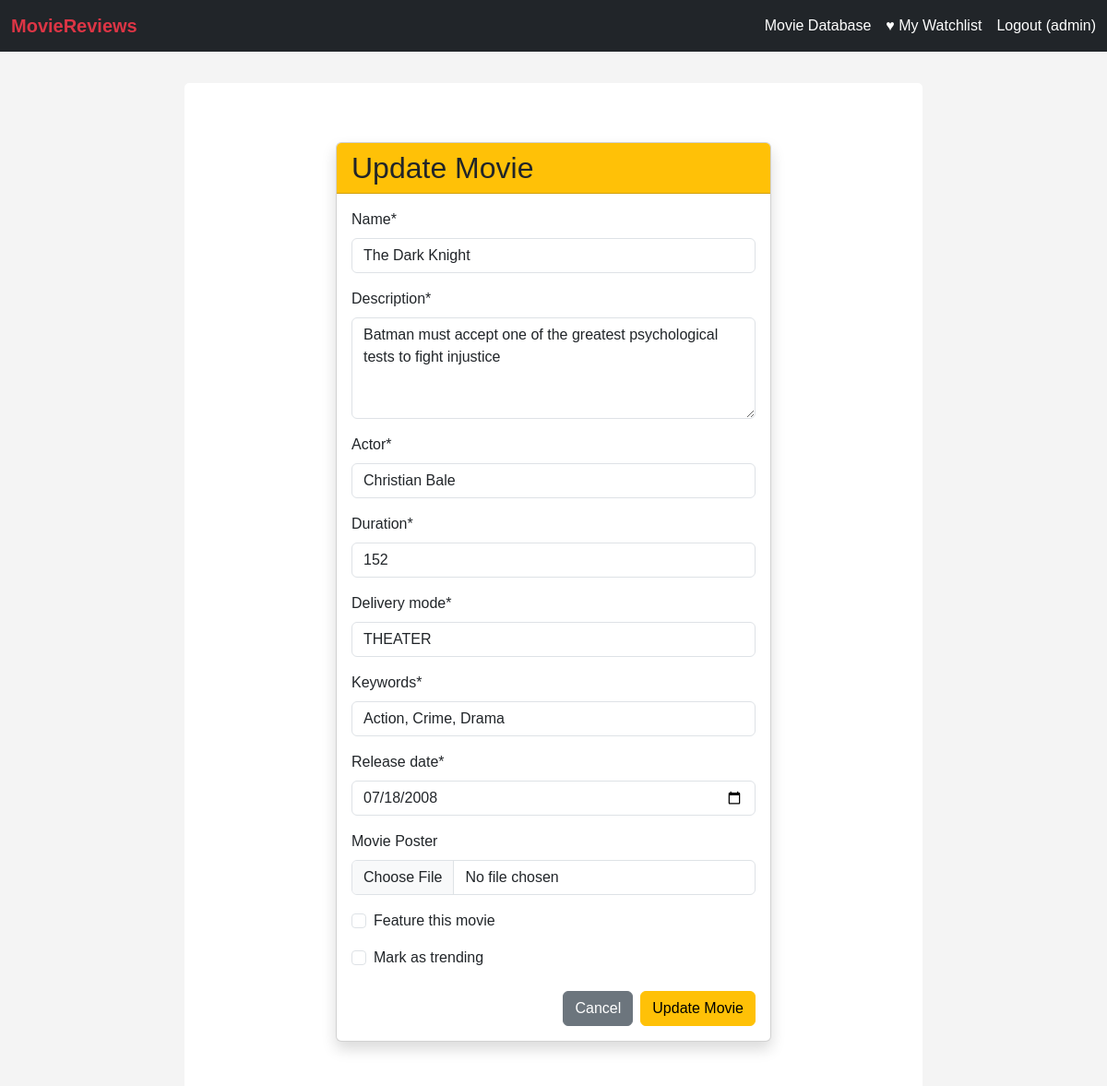
The page /movies/movie-database/update/2/ (signed in) on the database its author committed.
### movies/models.py (models this page shows, shortened)
class Movie(models.Model):
    name = models.CharField(max_length=200)
    description = models.TextField()
    actor = models.CharField(max_length=100)  # Main actor
    duration = models.IntegerField()  # Duration in minutes
    delivery_mode = models.CharField(max_length=20)  # THEATER or STREAMING
    keywords = models.CharField(max_length=200)  # Movie genre/type
    release_date = models.DateField()

### movies/views.py (the view, shortened to what this page needs)
# urls.py: path('movie-database/update/<int:pk>/', views.MovieUpdateView.as_view(), name='update_movie'),
class MovieUpdateView(LoginRequiredMixin, UserPassesTestMixin, UpdateView):
    model = Movie
    form_class = UpdateMovieForm
    template_name = 'movies/update_movie.html'
    success_url = reverse_lazy('movies:movie_list')
    def test_func(self):
        return self.request.user.is_staff
    def get_initial(self):
        initial = super().get_initial()
        if hasattr(self.object, 'profile'):
            initial['is_featured'] = self.object.profile.is_featured
            initial['is_trending'] = self.object.profile.is_trending
        return initial

### movies/forms.py
class UpdateMovieForm(forms.ModelForm):
    poster_image = forms.ImageField(required=False, label='Movie Poster')
    is_featured = forms.BooleanField(required=False, label='Feature this movie')
    is_trending = forms.BooleanField(required=False, label='Mark as trending')
    class Meta:
        model = Movie
        fields = ['name', 'description', 'actor', 'duration', 'delivery_mode', 'keywords', 'release_date']
        widgets = {
            'description': forms.Textarea(attrs={'rows': 4}),
            'release_date': forms.DateInput(attrs={'type': 'date'}),
        }

### movies/templates/movies/update_movie.html (shortened to what this page needs)
{% extends "HTMLs/base.html" %}
{% load crispy_forms_tags %}
{% block content %}
    <div class="container mt-4">
        <div class="row justify-content-center">
            <div class="col-md-8">
                <div class="card shadow">
                    <div class="card-header bg-warning text-dark">
                        <h2 class="mb-0">Update Movie</h2>
                    </div>
                    <div class="card-body">
                        <form method="post" enctype="multipart/form-data">
                            {{ form|crispy }}
                            <div class="d-flex justify-content-end mt-4">
                                <a href="{% url 'movies:movie_list' %}" class="btn btn-secondary me-2">Cancel</a>
                                <button type="submit" class="btn btn-warning">Update Movie</button>
                            </div>
                        </form>
                    </div>
                </div>
            </div>
        </div>
    </div>
{% endblock %}

### my_templates/templates/HTMLs/navigation_bar.html (shortened to what this page needs)
<nav class="navbar navbar-expand-lg navbar-dark bg-dark fixed-top">
    <div class="container-fluid">
        <a class="navbar-brand text-danger fw-bold" href="{% url 'my_templates:inherited_form' %}">MovieReviews</a>
        <div class="d-flex gap-3">
            {% if user.is_authenticated %}
                <a class="nav-link text-white" href="{% url 'movies:movie_list' %}">Movie Database</a>
                <a class="nav-link text-white" href="{% url 'movies:watchlist' %}">♥ My Watchlist</a>
                <form method="post" action="{% url 'movies:logout' %}" style="display: inline; margin: 0;">
                    <button type="submit" class="nav-link text-white btn btn-link" style="border: none; padding: 0; text-decoration: none;">
                        Logout ({{ user.username }})
                    </button>
                </form>
            {% else %}
                <a class="nav-link text-white" href="{% url 'movies:login' %}">Login</a>
                <a class="nav-link text-white" href="{% url 'movies:register' %}">Register</a>
            {% endif %}
        </div>
    </div>
</nav>

### my_templates/templates/HTMLs/base.html (style rules this page uses)
body { padding-top: 70px; font-family: Arial, sans-serif; margin: 0; background-color: #f4f4f4; }
.container { max-width: 800px; margin: 20px auto; background-color: white; padding: 20px; border-radius: 5px; }

### rows shown on the page
Movie: name "The Dark Knight", description "Batman must accept one of the greatest psychological tests to fight injustice", actor "Christian Bale", duration "152", delivery_mode "THEATER", keywords "Action, Crime, Drama", release_date "07/18/2008"

### other values the page prints
{{ user.username }} "admin"
